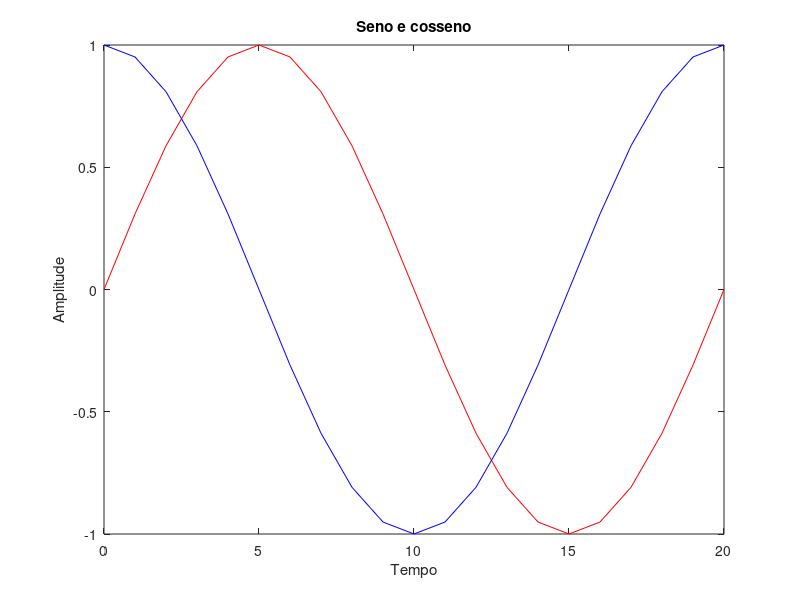

MATLAB code to generate this figure:
% carregar pacote;
pkg load signal;

% a = 0:0.5:6;
% b = sin(a)
% c = 1:1:length(a);
% plot(c, b)


% x = 0:20;
% y1 = sin(2*pi*x/20);
% y2 = cos(2*pi*x/20);
% plot(x, y1, x, y2)

% x = 1:13;
% y = sin(2*pi*x/13);
% plot(x, y, ':bs', 'LineWidth', 3)


% x = 0:0.1:10;
% y = square(x);
% z = sin(2*pi*x);
% plot(x, y, 'r')
% hold
% Current plot held 


% x = 0:01:10;
% y = 5*square(x);
% z = 0.2*sin(2*pi*x);
% figure(1);
% plot(x, y, 'r', 'LineWidth', 3);
% figure(2);
% plot(x, z, '--b', 'LineWidth', 2);



y1 = sin(0:pi/10:2*pi);
y2 = cos(0:pi/10:2*pi);
x = 0:20;
plot(x, y1, 'r', x, y2, 'b')
title('Seno e cosseno')
xlabel('Tempo')
ylabel('Amplitude')
